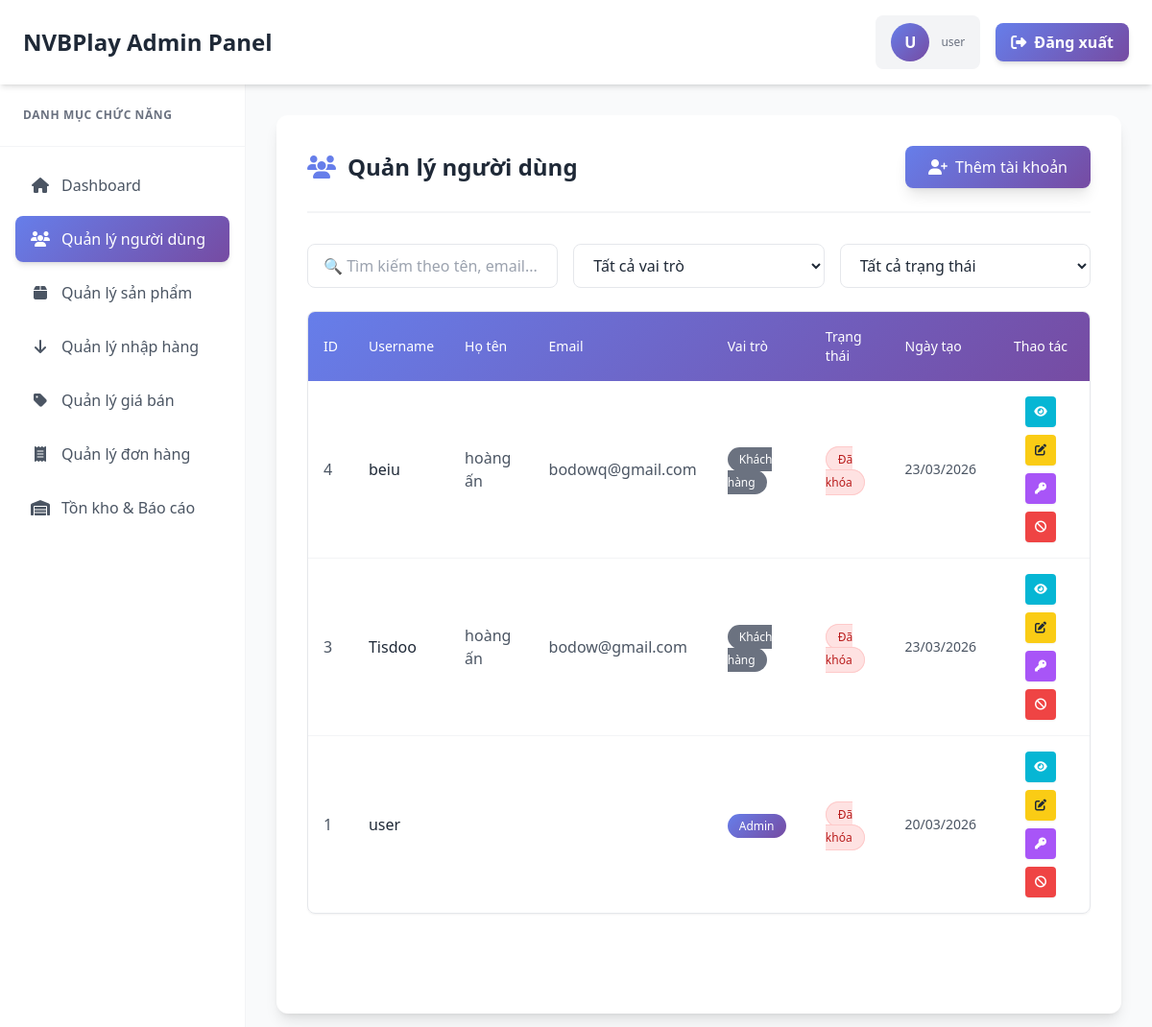
Before: /admin/users.php (signed in) with the older database file.
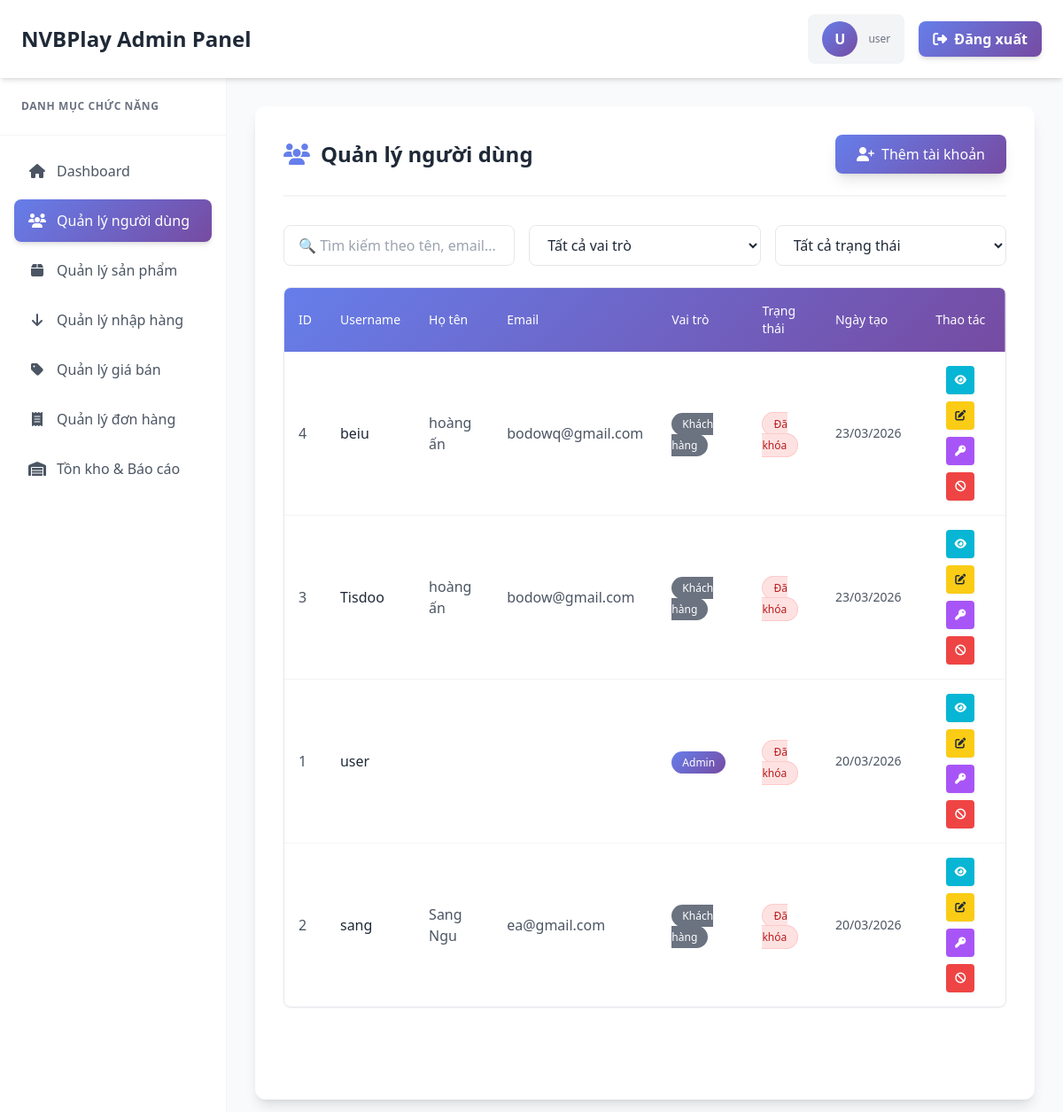
After: the same page with the newer database file.
### tables this page shows
CREATE TABLE `users` (
  `User_id` int(11) NOT NULL,
  `Username` varchar(50) NOT NULL,
  `password` varchar(255) NOT NULL,
  `Ho_ten` varchar(100) DEFAULT NULL,
  `email` varchar(100) DEFAULT NULL,
  `SDT` varchar(15) DEFAULT NULL,
  `role` tinyint(1) DEFAULT 0,
  `status` tinyint(1) DEFAULT 1,
  `created_at` datetime DEFAULT current_timestamp()
);

### control/function.php (called while the page is built, shortened)
<?php
function getUsers($conn) {
    $stmt = $conn->prepare("SELECT * FROM users ORDER BY created_at DESC");
    $stmt->execute();
    $result = $stmt->get_result();
    return $result->fetch_all(MYSQLI_ASSOC);
}
?>

### admin/users.php (the view, shortened to what this page needs)
<?php
require_once __DIR__ . '/../control/connect.php';
require_once __DIR__ . '/../control/function.php';
$admin_username = $_SESSION['admin_username'] ?? '';
$users = getUsers($conn);
?>
<!DOCTYPE html>
<html lang="vi">
<head>
    <script src="https://cdn.tailwindcss.com"></script>
    <link rel="stylesheet" href="https://cdnjs.cloudflare.com/ajax/libs/font-awesome/6.4.0/css/all.min.css">
</head>
<body class="bg-gray-50 font-sans text-gray-800">
   <header class="bg-white shadow-md sticky top-0 z-50">
        <div class="flex justify-between items-center px-6 py-4">
            <h1 class="text-2xl font-bold text-gradient-custom">NVBPlay Admin Panel</h1>
            <div class="flex items-center space-x-4">
                <div class="flex items-center space-x-3 bg-gray-100 px-4 py-2 rounded-lg">
                    <div class="w-10 h-10 rounded-full bg-gradient-custom flex items-center justify-center text-white font-bold">
                        <?php echo strtoupper(substr($admin_username, 0, 1)); ?>
                    </div>
                    <div>
                        <p class="text-xs text-gray-500"><?php echo htmlspecialchars($admin_username); ?></p>
                    </div>
                </div>
                <button onclick="logout()" class="bg-gradient-custom text-white font-semibold px-4 py-2 rounded-lg hover:opacity-90 transition duration-200 shadow-md hover:shadow-lg">
                    <i class="fas fa-sign-out-alt mr-2"></i>Đăng xuất
                </button>
            </div>
        </div>
    </header>
    <div class="flex w-full min-h-[calc(100vh-70px)]">
        <aside class="w-64 bg-white shadow-lg hidden lg:block flex-shrink-0 border-r border-gray-100">
            <div class="p-6 border-b border-gray-100">
                <h3 class="text-gray-500 text-xs font-bold uppercase tracking-wider">Danh mục chức năng</h3>
            </div>
            <nav class="p-4 space-y-2">
                <a href="dashboard.php" class="flex items-center gap-3 px-4 py-3 text-gray-600 rounded-lg hover:bg-gray-50 hover:text-primary transition">
                    <i class="fas fa-home w-5 text-center"></i> Dashboard
                </a>
                <a href="users.php" class="flex items-center gap-3 px-4 py-3 bg-gradient-custom text-white rounded-lg shadow-md transition transform hover:-translate-y-0.5">
                    <i class="fas fa-users w-5 text-center"></i> Quản lý người dùng
                </a>
                <a href="product.php" class="flex items-center gap-3 px-4 py-3 text-gray-600 rounded-lg hover:bg-gray-50 hover:text-primary transition">
                    <i class="fas fa-box w-5 text-center"></i> Quản lý sản phẩm
                </a>
                <a href="import.php" class="flex items-center gap-3 px-4 py-3 text-gray-600 rounded-lg hover:bg-gray-50 hover:text-primary transition">
                    <i class="fas fa-arrow-down w-5 text-center"></i> Quản lý nhập hàng
                </a>
                <a href="price.php" class="flex items-center gap-3 px-4 py-3 text-gray-600 rounded-lg hover:bg-gray-50 hover:text-primary transition">
                    <i class="fas fa-tag w-5 text-center"></i> Quản lý giá bán
                </a>
                <a href="orders.php" class="flex items-center gap-3 px-4 py-3 text-gray-600 rounded-lg hover:bg-gray-50 hover:text-primary transition">
                    <i class="fas fa-receipt w-5 text-center"></i> Quản lý đơn hàng
                </a>
                <a href="inventory.php" class="flex items-center gap-3 px-4 py-3 text-gray-600 rounded-lg hover:bg-gray-50 hover:text-primary transition">
                    <i class="fas fa-warehouse w-5 text-center"></i> Tồn kho & Báo cáo
                </a>
            </nav>
        </aside>
        <main class="flex-1 p-6 lg:p-8 overflow-x-hidden bg-gray-50">
            <div class="bg-white rounded-xl shadow-lg p-6 lg:p-8 min-h-full">
                <div class="flex flex-col sm:flex-row justify-between items-start sm:items-center mb-8 pb-6 border-b-2 border-gray-100 gap-4">
                    <h2 class="text-2xl font-bold text-gray-800 flex items-center gap-3">
                        <i class="fas fa-users text-primary"></i> Quản lý người dùng
                    </h2>
                    <button onclick="openModal('addModal')" class="bg-gradient-custom hover:opacity-90 text-white px-6 py-2.5 rounded-lg font-medium shadow-lg hover:shadow-xl transition transform hover:-translate-y-0.5 flex items-center gap-2">
                        <i class="fas fa-user-plus"></i> Thêm tài khoản
                    </button>
                </div>
                <div class="grid grid-cols-1 md:grid-cols-3 gap-4 mb-6">
                    <input type="text" id="searchInput" placeholder="🔍 Tìm kiếm theo tên, email..."
                           class="w-full px-4 py-2.5 border border-gray-200 rounded-lg focus:outline-none focus:border-primary focus:ring-1 focus:ring-primary transition">
                    <select id="roleFilter" class="w-full px-4 py-2.5 border border-gray-200 rounded-lg focus:outline-none focus:border-primary focus:ring-1 focus:ring-primary transition bg-white">
                        <option value="">Tất cả vai trò</option>
                    </select>
                    <select id="statusFilter" class="w-full px-4 py-2.5 border border-gray-200 rounded-lg focus:outline-none focus:border-primary focus:ring-1 focus:ring-primary transition bg-white">
                        <option value="">Tất cả trạng thái</option>
                    </select>
                </div>
                <div class="overflow-x-auto rounded-lg border border-gray-200 shadow-sm">
                    <table id="usersTable" class="w-full text-left border-collapse">
                        <thead>
                            <tr class="bg-gradient-custom text-white">
                                <th class="p-4 font-medium text-sm">ID</th>
                                <th class="p-4 font-medium text-sm">Username</th>
                                <th class="p-4 font-medium text-sm">Họ tên</th>
                                <th class="p-4 font-medium text-sm">Email</th>
                                <th class="p-4 font-medium text-sm">Vai trò</th>
                                <th class="p-4 font-medium text-sm">Trạng thái</th>
                                <th class="p-4 font-medium text-sm">Ngày tạo</th>
                                <th class="p-4 font-medium text-sm text-center">Thao tác</th>
                            </tr>
                        </thead>
                        <tbody class="divide-y divide-gray-100">
                            <?php foreach ($users as $user): ?>
                            <tr class="hover:bg-blue-50/50 transition duration-150">
                                <td class="p-4 text-gray-600"><?php echo $user['User_id']; ?></td>
                                <td class="p-4 font-medium text-gray-800"><?php echo htmlspecialchars($user['Username']); ?></td>
                                <td class="p-4 text-gray-600"><?php echo htmlspecialchars($user['Ho_ten'] ?? ''); ?></td>
                                <td class="p-4 text-gray-600"><?php echo htmlspecialchars($user['email'] ?? ''); ?></td>
                                <td class="p-4">
                                    <?php
                                    $roleClass = '';
                                    $roleName = '';
                                    if ($user['role'] === 1) {
                                        $roleClass = 'bg-gradient-custom text-white';
                                        $roleName = 'Admin';
                                    } else {
                                        $roleClass = 'bg-gray-500 text-white';
                                        $roleName = 'Khách hàng';
                                    }
                                    ?>
                                    <span class="px-3 py-1 rounded-full text-xs font-medium <?php echo $roleClass; ?>"><?php echo $roleName; ?></span>
                                </td>
                                <td class="p-4">
                                    <?php if ($user['status'] === 'active'): ?>
                                        <span class="px-3 py-1 rounded-full text-xs font-medium bg-green-100 text-green-700 border border-green-200">Đang hoạt động</span>
                                    <?php else: ?>
                                        <span class="px-3 py-1 rounded-full text-xs font-medium bg-red-100 text-red-700 border border-red-200">Đã khóa</span>
                                    <?php endif; ?>
                                </td>
                                <td class="p-4 text-gray-600 text-sm"><?php echo date('d/m/Y', strtotime($user['created_at'])); ?></td>
                                <td class="p-4">
                                    <div class="flex items-center justify-center gap-2 flex-wrap">
                                        <button onclick="viewUser(<?php echo $user['User_id']; ?>)" class="w-8 h-8 rounded bg-cyan-500 hover:bg-cyan-600 text-white flex items-center justify-center transition shadow-sm" title="Xem chi tiết">
                                            <i class="fas fa-eye text-xs"></i>
                                        </button>
                                        <button onclick="editUser(<?php echo $user['User_id']; ?>)" class="w-8 h-8 rounded bg-yellow-400 hover:bg-yellow-500 text-gray-800 flex items-center justify-center transition shadow-sm" title="Chỉnh sửa">
                                            <i class="fas fa-edit text-xs"></i>
                                        </button>
        <button onclick="resetPasswordDefault(<?php echo $user['User_id']; ?>, '<?php echo htmlspecialchars($user['Username']); ?>')"
                class="w-8 h-8 rounded bg-purple-500 hover:bg-purple-600 text-white flex items-center justify-center transition shadow-sm"
                title="Đặt lại mật khẩu thành 12345">
            <i class="fas fa-key text-xs"></i>
        </button>
                                        <?php if ($user['status'] === 1): ?>
                                            <a href="?action=lock&id=<?php echo $user['User_id']; ?>" class="w-8 h-8 rounded bg-red-500 hover:bg-red-600 text-white flex items-center justify-center transition shadow-sm" title="Khóa tài khoản" onclick="return confirm('Bạn có chắc muốn KHÓA tài khoản này?')">
                                                <i class="fas fa-ban text-xs"></i>
                                            </a>
                                        <?php endif; ?>
                                    </div>
                                </td>
                            </tr>
                            <?php endforeach; ?>
                        </tbody>
                    </table>
                </div>
            </div>
        </main>
    </div>
</body>
</html>

Changed rows visible on the page:
added users: User_id "2", Username "sang", Ho_ten "Sang Ngu", email "ea@gmail.com", role "Khách hàng", status "Đã khóa", created_at "20/03/2026"
